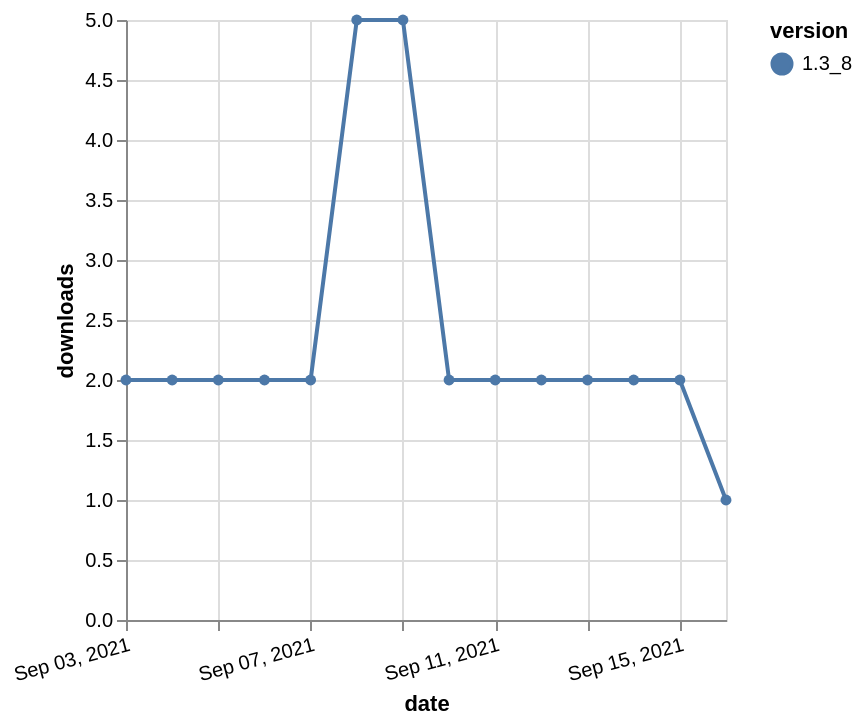

Vega-Lite specification for this chart:
### Vega-Lite specification from a JSON file in a GitHub repository (floating-point values rounded to 4 significant figures)
{"$schema": "https://vega.github.io/schema/vega-lite/v5.json", "description": "A simple bar chart with embedded data.", "data": {"values": [{"date": "2021-09-03", "total": 3664, "delta": 2, "version": "1.3_8"}, {"date": "2021-09-04", "total": 3666, "delta": 2, "version": "1.3_8"}, {"date": "2021-09-05", "total": 3668, "delta": 2, "version": "1.3_8"}, {"date": "2021-09-06", "total": 3670, "delta": 2, "version": "1.3_8"}, {"date": "2021-09-07", "total": 3672, "delta": 2, "version": "1.3_8"}, {"date": "2021-09-08", "total": 3677, "delta": 5, "version": "1.3_8"}, {"date": "2021-09-09", "total": 3682, "delta": 5, "version": "1.3_8"}, {"date": "2021-09-10", "total": 3684, "delta": 2, "version": "1.3_8"}, {"date": "2021-09-11", "total": 3686, "delta": 2, "version": "1.3_8"}, {"date": "2021-09-12", "total": 3688, "delta": 2, "version": "1.3_8"}, {"date": "2021-09-13", "total": 3690, "delta": 2, "version": "1.3_8"}, {"date": "2021-09-14", "total": 3692, "delta": 2, "version": "1.3_8"}, {"date": "2021-09-15", "total": 3694, "delta": 2, "version": "1.3_8"}, {"date": "2021-09-16", "total": 3695, "delta": 1, "version": "1.3_8"}]}, "width": "container", "mark": {"type": "line", "point": {"filled": true}}, "encoding": {"x": {"field": "date", "type": "temporal", "timeUnit": "yearmonthdate", "title": "date", "axis": {"labelAngle": -15}}, "y": {"field": "delta", "type": "quantitative", "title": "downloads"}, "color": {"field": "version", "type": "nominal"}, "tooltip": {"field": "delta"}}}
